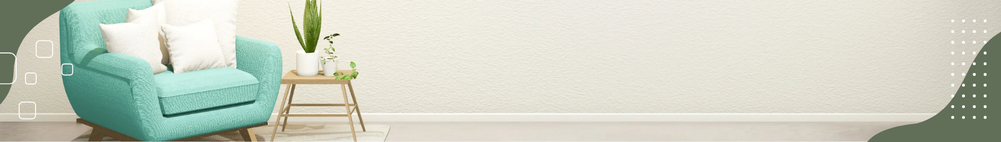
#> input picture Research/bannerEditor/banners/1.png, 1001 x 142 px, shrunk from 1802 x 255 before the run, found by its file name
$ python addTextonImg.py   (older library calls are emulated)
#> lines starting #> are read from the running program, lines starting #| are printed output that depends on the picture
from PIL import Image, ImageDraw, ImageFont
import random
import os
from typing import List

# [50 lines left out: function oldplaceTextOnImage, not called in this run]


def placeTextOnImage(imagePath: str, text: str, cts: str, fontSize: int = 20) -> None:
    """
    Places two lines of text over an image. The first line (text) is centered horizontally and vertically.
    The second line (cts) is placed below the first line, at half the font size, with a 10-pixel gap.
    The image size and quality are preserved.

    Args:
        imagePath (str): Path to the image file.
        text (str): The main text to place on the image.
        cts (str): The secondary text to place below the main text.
        fontSize (int): The font size of the main text.
    """
#> called with imagePath = 'banners\\1.png', cts = 'Start your free trial today', fontSize = 20
    try:
        # Load the image
        img = Image.open(imagePath)
#> img is the input picture: PIL image 1001x142 RGBA; mean R, G, B, A 205, 210.2, 196.5, 255
        draw = ImageDraw.Draw(img)

        # Specify the folder containing fonts
        fontFolder = "fonts"

        # Get a list of all .ttf files in the folder
        fontList: List[str] = [
            os.path.join(fontFolder, fontFile)
            for fontFile in os.listdir(fontFolder)
            if fontFile.endswith(".ttf")
        ]

        if not fontList:
            raise FileNotFoundError(f"No .ttf fonts found in the folder: {fontFolder}")

        # Select a random font
        randomFont = random.choice(fontList)

        # Load the fonts
        try:
            mainFont = ImageFont.truetype(randomFont, fontSize)
            ctsFont = ImageFont.truetype(randomFont, fontSize // 2)  # Half the font size for cts
        except IOError:
            print(f"Font '{randomFont}' not found or invalid. Using default font.")
            mainFont = ImageFont.load_default()
            ctsFont = ImageFont.load_default()

        # Get text size for the main text
        textWidth, textHeight = draw.textsize(text, font=mainFont)

        # Calculate position for centered main text
        imgWidth, imgHeight = img.size
        mainTextPosition = ((imgWidth - textWidth) // 2, (imgHeight - textHeight) // 2)

        # Draw the main text
        draw.text(mainTextPosition, text, fill="black", font=mainFont)

        # Get text size for the secondary text
        ctsWidth, ctsHeight = draw.textsize(cts, font=ctsFont)

        # Calculate position for the secondary text (10 pixels below the main text)
        ctsPosition = ((imgWidth - ctsWidth) // 2, mainTextPosition[1] + textHeight + 10)

        # Draw the secondary text
        draw.text(ctsPosition, cts, fill="black", font=ctsFont)

        # Prepare a clean output path
        imagePathClean = imagePath.replace("\\", "_").replace(".png", "").replace(".jpg", "")
        outputPath = f"{imagePathClean}_updated.png"

        # Save the updated image with the same quality
        img.save(outputPath, quality=95)  # Quality set to 95 (close to the original)
        print(f"Text added and image saved to {outputPath} with original quality.")

    except Exception as e:
        print(f"Error: {e}")
# Usage
# placeTextOnImage("banners\\1.png", "Calm, Heal, Happy")

title = "Feeling overwhelmed at work? Find calm amidst the chaos with just a few minutes a day"
cta = "Start your free trial today"
placeTextOnImage("banners\\1.png", title, cta)
placeTextOnImage("banners\\2.png", title, cta)
#> call 2 of placeTextOnImage, with imagePath = 'banners\\2.png', cts = 'Start your free trial today', fontSize = 20
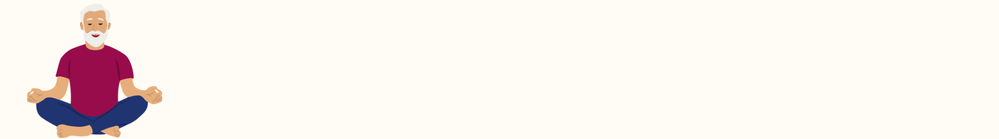
#> input picture Research/bannerEditor/banners/2.png, 999 x 139 px, shrunk from 1799 x 251 before the run, found by its file name
#> in placeTextOnImage, img is the input picture: PIL image 999x139 RGBA; mean R, G, B, A 248.2, 241.1, 236.4, 255
placeTextOnImage("banners\\3.png", title, cta)
#> call 3 of placeTextOnImage, with imagePath = 'banners\\3.png', cts = 'Start your free trial today', fontSize = 20
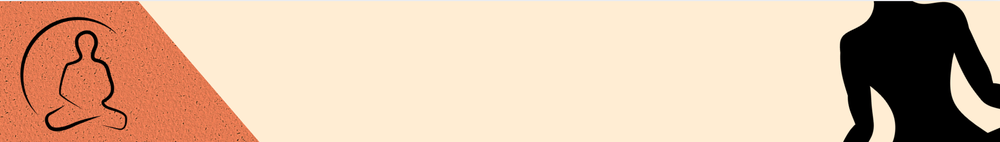
#> input picture Research/bannerEditor/banners/3.png, 1000 x 142 px, shrunk from 1800 x 256 before the run, found by its file name
#> in placeTextOnImage, img is the input picture: PIL image 1000x142 RGBA; mean R, G, B, A 217.4, 185.6, 160.5, 255
placeTextOnImage("banners\\4.png", title, cta)
#> call 4 of placeTextOnImage, with imagePath = 'banners\\4.png', cts = 'Start your free trial today', fontSize = 20
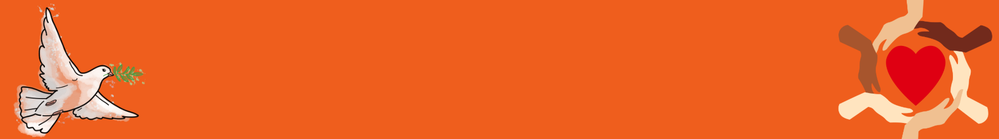
#> input picture Research/bannerEditor/banners/4.png, 999 x 139 px, shrunk from 1799 x 251 before the run, found by its file name
#> in placeTextOnImage, img is the input picture: PIL image 999x139 RGBA; mean R, G, B, A 235.3, 99.4, 39.7, 255
